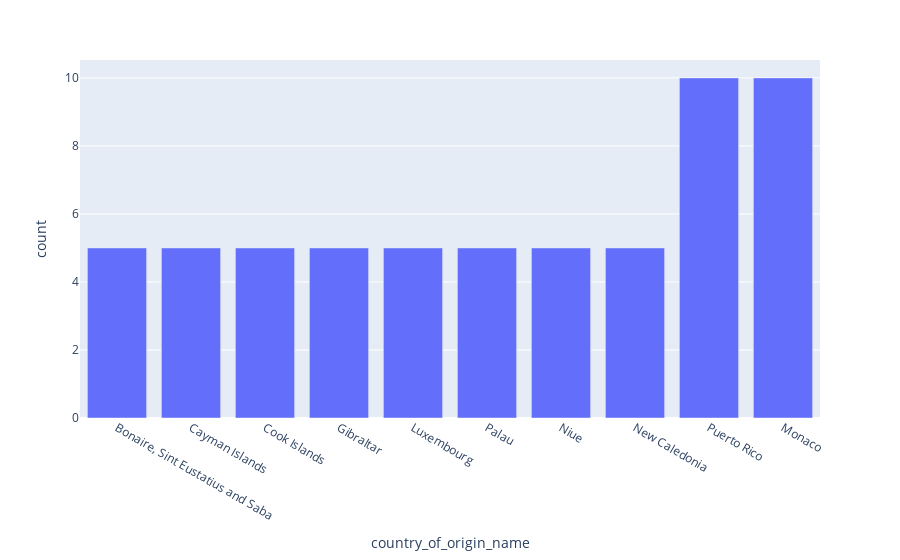

Notebook cell for this chart:
### Code cell
only_10 = as_by_country.loc[0:9]
fig = px.bar(only_10, x='country_of_origin_name', y='count')
fig.show()

### Figure 1 — Plotly figure (JSON) as saved in the notebook; plotly's stock layout.template omitted (floating-point values rounded to 4 significant figures)
{"data": [{"hovertemplate": "country_of_origin_name=%{x}<br>count=%{y}<extra></extra>", "legendgroup": "", "marker": {"color": "#636efa", "pattern": {"shape": ""}}, "name": "", "orientation": "v", "showlegend": false, "textposition": "auto", "type": "bar", "x": ["Bonaire, Sint Eustatius and Saba", "Cayman Islands", "Cook Islands", "Gibraltar", "Luxembourg", "Palau", "Niue", "New Caledonia", "Puerto Rico", "Monaco"], "xaxis": "x", "y": [5, 5, 5, 5, 5, 5, 5, 5, 10, 10], "yaxis": "y"}], "layout": {"barmode": "relative", "legend": {"tracegroupgap": 0}, "margin": {"t": 60}, "xaxis": {"anchor": "y", "domain": [0, 1], "title": {"text": "country_of_origin_name"}}, "yaxis": {"anchor": "x", "domain": [0, 1], "title": {"text": "count"}}}}
